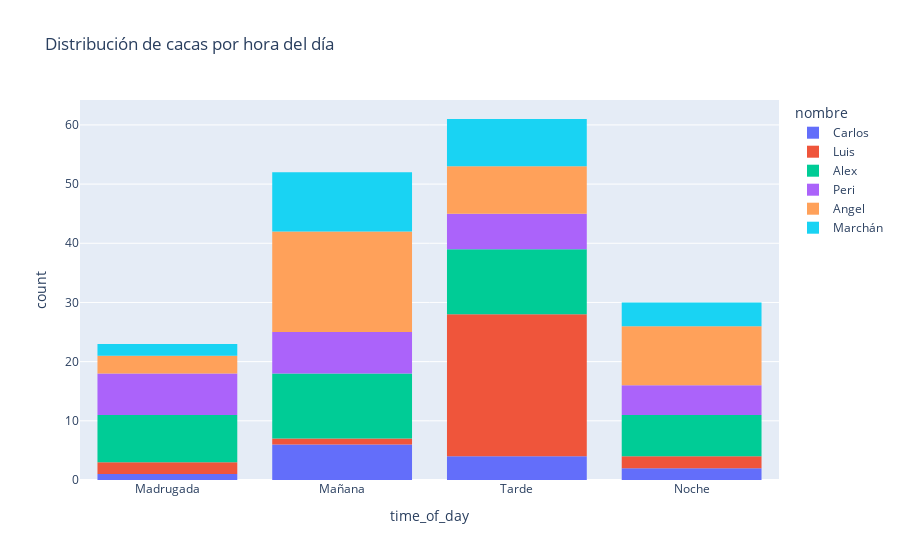

Notebook code for this chart:
### Code cell
# 7. Gráfica de barras apiladas: "Distribución de cacas por hora del día"
def get_time_of_day(hour):
    if 6 <= hour < 12:
        return 'Mañana'
    elif 12 <= hour < 18:
        return 'Tarde'
    elif 18 <= hour < 24:
        return 'Noche'
    else:
        return 'Madrugada'

df['time_of_day'] = df['fecha'].dt.hour.apply(get_time_of_day)
fig_distribucion = px.histogram(df, x='time_of_day', color='nombre',
                                category_orders={'time_of_day': ['Madrugada', 'Mañana', 'Tarde', 'Noche']},
                                title='Distribución de cacas por hora del día')
fig_distribucion.show()

### Figure 1 — Plotly figure (JSON) as saved in the notebook; plotly's stock layout.template omitted (floating-point values rounded to 4 significant figures)
{"data": [{"alignmentgroup": "True", "bingroup": "x", "hovertemplate": "nombre=Carlos<br>time_of_day=%{x}<br>count=%{y}<extra></extra>", "legendgroup": "Carlos", "marker": {"color": "#636efa", "pattern": {"shape": ""}}, "name": "Carlos", "offsetgroup": "Carlos", "orientation": "v", "showlegend": true, "type": "histogram", "x": ["Tarde", "Noche", "Mañana", "Tarde", "Tarde", "Tarde", "Noche", "Mañana", "Madrugada", "Mañana", "Mañana", "Mañana", "Mañana"], "xaxis": "x", "yaxis": "y"}, {"alignmentgroup": "True", "bingroup": "x", "hovertemplate": "nombre=Luis<br>time_of_day=%{x}<br>count=%{y}<extra></extra>", "legendgroup": "Luis", "marker": {"color": "#EF553B", "pattern": {"shape": ""}}, "name": "Luis", "offsetgroup": "Luis", "orientation": "v", "showlegend": true, "type": "histogram", "x": ["Tarde", "Noche", "Madrugada", "Mañana", "Noche", "Tarde", "Madrugada", "Tarde", "Tarde", "Tarde", "Tarde", "Tarde", "Tarde", "Tarde", "Tarde", "Tarde", "Tarde", "Tarde", "Tarde", "Tarde", "Tarde", "Tarde", "Tarde", "Tarde", "Tarde", "Tarde", "Tarde", "Tarde", "Tarde"], "xaxis": "x", "yaxis": "y"}, {"alignmentgroup": "True", "bingroup": "x", "hovertemplate": "nombre=Alex<br>time_of_day=%{x}<br>count=%{y}<extra></extra>", "legendgroup": "Alex", "marker": {"color": "#00cc96", "pattern": {"shape": ""}}, "name": "Alex", "offsetgroup": "Alex", "orientation": "v", "showlegend": true, "type": "histogram", "x": ["Tarde", "Tarde", "Madrugada", "Mañana", "Mañana", "Mañana", "Tarde", "Tarde", "Tarde", "Noche", "Noche", "Noche", "Madrugada", "Mañana", "Tarde", "Tarde", "Tarde", "Noche", "Madrugada", "Tarde", "Tarde", "Madrugada", "Mañana", "Madrugada", "Madrugada", "Mañana", "Mañana", "Tarde", "Madrugada", "Mañana", "Noche", "Noche", "Mañana", "Madrugada", "Mañana", "Mañana", "Noche"], "xaxis": "x", "yaxis": "y"}, {"alignmentgroup": "True", "bingroup": "x", "hovertemplate": "nombre=Peri<br>time_of_day=%{x}<br>count=%{y}<extra></extra>", "legendgroup": "Peri", "marker": {"color": "#ab63fa", "pattern": {"shape": ""}}, "name": "Peri", "offsetgroup": "Peri", "orientation": "v", "showlegend": true, "type": "histogram", "x": ["Noche", "Tarde", "Madrugada", "Mañana", "Mañana", "Madrugada", "Tarde", "Mañana", "Mañana", "Tarde", "Tarde", "Tarde", "Tarde", "Noche", "Noche", "Noche", "Madrugada", "Madrugada", "Madrugada", "Mañana", "Madrugada", "Mañana", "Noche", "Mañana", "Madrugada"], "xaxis": "x", "yaxis": "y"}, {"alignmentgroup": "True", "bingroup": "x", "hovertemplate": "nombre=Angel<br>time_of_day=%{x}<br>count=%{y}<extra></extra>", "legendgroup": "Angel", "marker": {"color": "#FFA15A", "pattern": {"shape": ""}}, "name": "Angel", "offsetgroup": "Angel", "orientation": "v", "showlegend": true, "type": "histogram", "x": ["Mañana", "Tarde", "Noche", "Mañana", "Tarde", "Noche", "Mañana", "Mañana", "Mañana", "Tarde", "Noche", "Noche", "Noche", "Mañana", "Mañana", "Tarde", "Tarde", "Noche", "Tarde", "Tarde", "Noche", "Noche", "Mañana", "Tarde", "Madrugada", "Madrugada", "Mañana", "Mañana", "Mañana", "Mañana", "Noche", "Noche", "Mañana", "Mañana", "Mañana", "Madrugada", "Mañana", "Mañana"], "xaxis": "x", "yaxis": "y"}, {"alignmentgroup": "True", "bingroup": "x", "hovertemplate": "nombre=Marchán<br>time_of_day=%{x}<br>count=%{y}<extra></extra>", "legendgroup": "Marchán", "marker": {"color": "#19d3f3", "pattern": {"shape": ""}}, "name": "Marchán", "offsetgroup": "Marchán", "orientation": "v", "showlegend": true, "type": "histogram", "x": ["Tarde", "Mañana", "Tarde", "Noche", "Madrugada", "Mañana", "Mañana", "Tarde", "Tarde", "Tarde", "Noche", "Mañana", "Tarde", "Noche", "Mañana", "Tarde", "Madrugada", "Mañana", "Mañana", "Mañana", "Noche", "Tarde", "Mañana", "Mañana"], "xaxis": "x", "yaxis": "y"}], "layout": {"barmode": "relative", "legend": {"title": {"text": "nombre"}, "tracegroupgap": 0}, "title": {"text": "Distribución de cacas por hora del día"}, "xaxis": {"anchor": "y", "categoryarray": ["Madrugada", "Mañana", "Tarde", "Noche"], "categoryorder": "array", "domain": [0, 1], "title": {"text": "time_of_day"}}, "yaxis": {"anchor": "x", "domain": [0, 1], "title": {"text": "count"}}}}
